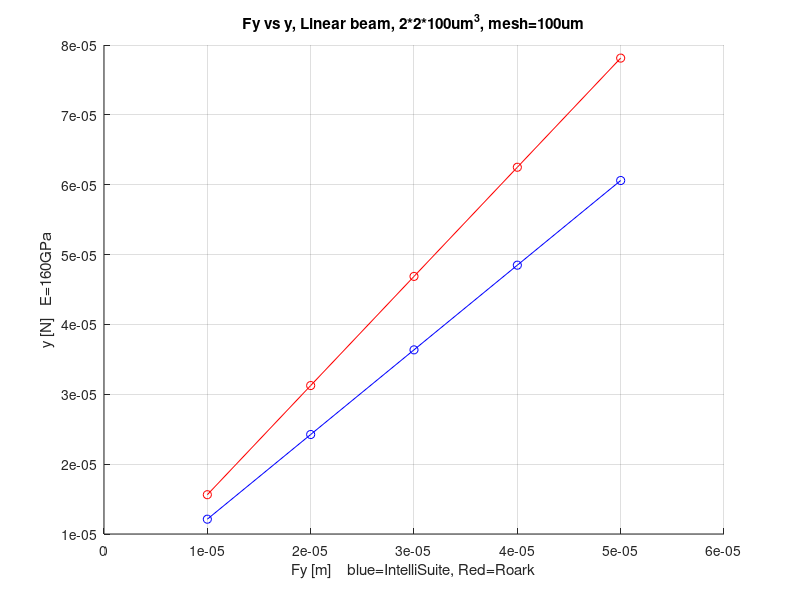
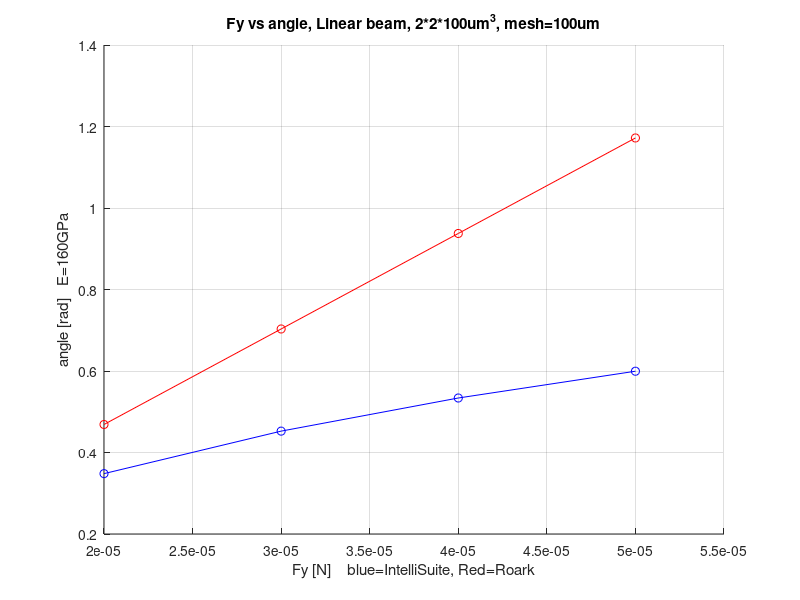
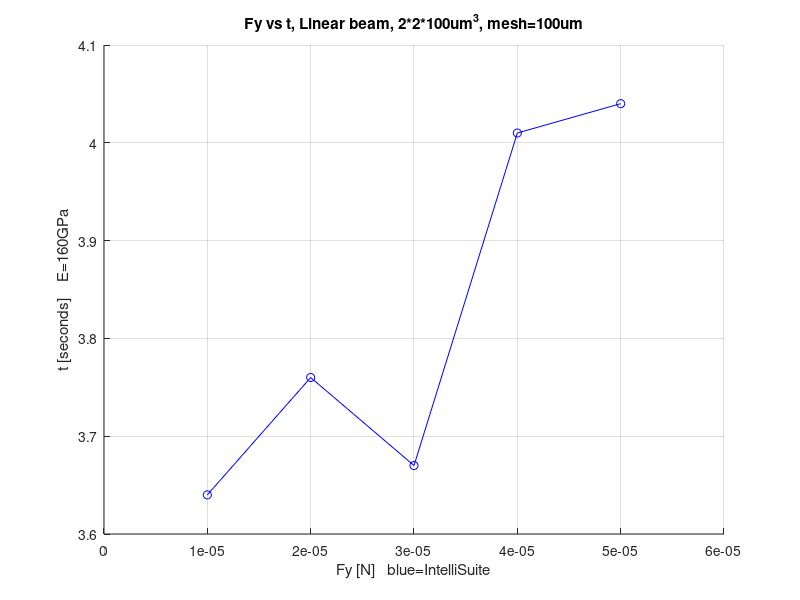
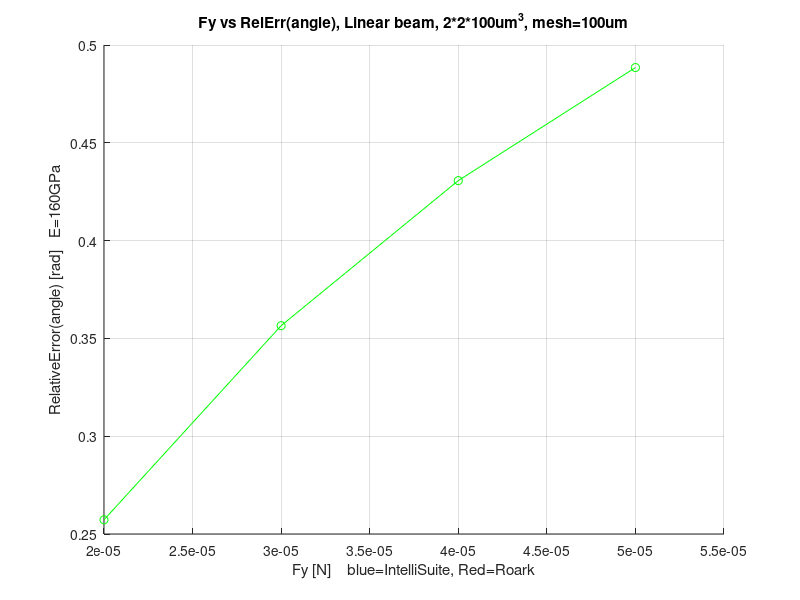

Source code (MATLAB) for these figures, in order:
clear all;
E=160e9;
h=2e-6;
w=2e-6;
L=100e-6;
L3=20e-6;
I=w^3*h/12;
i=0;

T= 3.640;
Fy=10e-6;
mesh=100e-6;
Displacement_yt=12.1205e-6;
Displacement_yb=12.1203e-6;
Displacement_xt=-0.235603e-6; 
Displacement_xb=4.94275e-6;
i=i+1;
Ti(i)=T;
Fyi(i)=Fy;
meshi(i)=mesh;
L2=L3+sqrt((Displacement_yt-Displacement_yb)^2 + (Displacement_xt-Displacement_xb)^2);
alpha(i)=acos((Displacement_xt-Displacement_xb)/L2);
Displacement_yti(i)=Displacement_yt;
Displacement_xti(i)=Displacement_xt;
Displacement_ybi(i)=Displacement_yb;
Displacement_xbi(i)=Displacement_xb;
analytical_y(i)=Fy*L^3/3/E/I;
analytical_theta(i)=Fy*L^2/2/E/I;

T= 3.760;
Fy=20e-6;
mesh=100e-6;
Displacement_yt=24.2411e-6;
Displacement_yb=24.2406e-6;
Displacement_xt=-0.471205e-6; 
Displacement_xb=9.88549e-6;
i=i+1;
Ti(i)=T;
Fyi(i)=Fy;
meshi(i)=mesh;
L2=L3+sqrt((Displacement_yt-Displacement_yb)^2 + (Displacement_xt-Displacement_xb)^2);
alpha(i)=acos((Displacement_xt-Displacement_xb)/L2);
Displacement_yti(i)=Displacement_yt;
Displacement_xti(i)=Displacement_xt;
Displacement_ybi(i)=Displacement_yb;
Displacement_xbi(i)=Displacement_xb;
analytical_y(i)=Fy*L^3/3/E/I;
analytical_theta(i)=Fy*L^2/2/E/I;

T= 3.67;
Fy=30e-6;
mesh=100e-6;
Displacement_yt=36.3616e-6;
Displacement_yb=36.3609e-6;
Displacement_xt=-0.706808e-6;  
Displacement_xb=14.8282e-6;
i=i+1;
Ti(i)=T;
Fyi(i)=Fy;
meshi(i)=mesh;
L2=L3+sqrt((Displacement_yt-Displacement_yb)^2 + (Displacement_xt-Displacement_xb)^2);
alpha(i)=acos((Displacement_xt-Displacement_xb)/L2);
Displacement_yti(i)=Displacement_yt;
Displacement_xti(i)=Displacement_xt;
Displacement_ybi(i)=Displacement_yb;
Displacement_xbi(i)=Displacement_xb;
analytical_y(i)=Fy*L^3/3/E/I;
analytical_theta(i)=Fy*L^2/2/E/I;

T= 4.010;
Fy=40e-6;
mesh=100e-6;
Displacement_yt=48.4821e-6;
Displacement_yb=48.4812e-6;
Displacement_xt=-0.942411e-6; 
Displacement_xb=19.771e-6;
i=i+1;
Ti(i)=T;
Fyi(i)=Fy;
meshi(i)=mesh;
L2=L3+sqrt((Displacement_yt-Displacement_yb)^2 + (Displacement_xt-Displacement_xb)^2);
alpha(i)=acos((Displacement_xt-Displacement_xb)/L2);
Displacement_yti(i)=Displacement_yt;
Displacement_xti(i)=Displacement_xt;
Displacement_ybi(i)=Displacement_yb;
Displacement_xbi(i)=Displacement_xb;
analytical_y(i)=Fy*L^3/3/E/I;
analytical_theta(i)=Fy*L^2/2/E/I;

T= 4.040;
Fy=50e-6;
mesh=100e-6;
Displacement_yt=60.6026e-6;
Displacement_yb=60.6015e-6;
Displacement_xt=-1.17801e-6;  
Displacement_xb=24.7137e-6;  
i=i+1;
Ti(i)=T;
Fyi(i)=Fy;
meshi(i)=mesh;
L2=L3+sqrt((Displacement_yt-Displacement_yb)^2 + (Displacement_xt-Displacement_xb)^2);
alpha(i)=acos((Displacement_xt-Displacement_xb)/L2);
Displacement_yti(i)=Displacement_yt;
Displacement_xti(i)=Displacement_xt;
Displacement_ybi(i)=Displacement_yb;
Displacement_xbi(i)=Displacement_xb;
analytical_y(i)=Fy*L^3/3/E/I;
analytical_theta(i)=Fy*L^2/2/E/I;

%plots =============================================================================================

%Fy vs y
figure(1); clf; hold on; grid on;
plot(Fyi,Displacement_yti,'-ob');
plot(Fyi,analytical_y,'o-r');
title('Fy vs y, Linear beam, 2*2*100um^3, mesh=100um');
ylabel('y [N]   E=160GPa');
xlabel('Fy [m]    blue=IntelliSuite, Red=Roark');

%Fy vs time
figure(3); clf; hold on; grid on;
plot(Fyi,Ti,'-ob');
title('Fy vs t, Linear beam, 2*2*100um^3, mesh=100um');
xlabel('Fy [N]   blue=IntelliSuite');
ylabel('t [seconds]    E=160GPa');

%Fy vs relerr y
figure(5); clf; hold on; grid on;
Displacement_yti
analytical_y
plot(Fyi,(analytical_y-Displacement_yti)./analytical_y,'-og');
title('Fy vs RelErr(y), Linear beam, 2*2*100um^3, mesh=100um');
ylabel('RelativeError(y) [N]   E=160GPa');
xlabel('Fy [m]    blue=IntelliSuite, Red=Roark');

%Fy vs theta
figure(2); clf; hold on; grid on;
plot(Fyi(i:-1:2),-pi/2+alpha(i:-1:2),'-ob');
plot(Fyi(i:-1:2),analytical_theta(i:-1:2),'o-r');
title('Fy vs angle, Linear beam, 2*2*100um^3, mesh=100um');
ylabel('angle [rad]   E=160GPa');
xlabel('Fy [N]    blue=IntelliSuite, Red=Roark');
%Fy vs relerr theta
figure(4); clf; hold on; grid on;
theta2=analytical_theta(i:-1:2);
alpha2=-pi/2+alpha(i:-1:2);
plot(Fyi(i:-1:2),(theta2-alpha2)./theta2,'o-g');
title('Fy vs RelErr(angle), Linear beam, 2*2*100um^3, mesh=100um');
ylabel('RelativeError(angle) [rad]   E=160GPa');
xlabel('Fy [N]    blue=IntelliSuite, Red=Roark');
